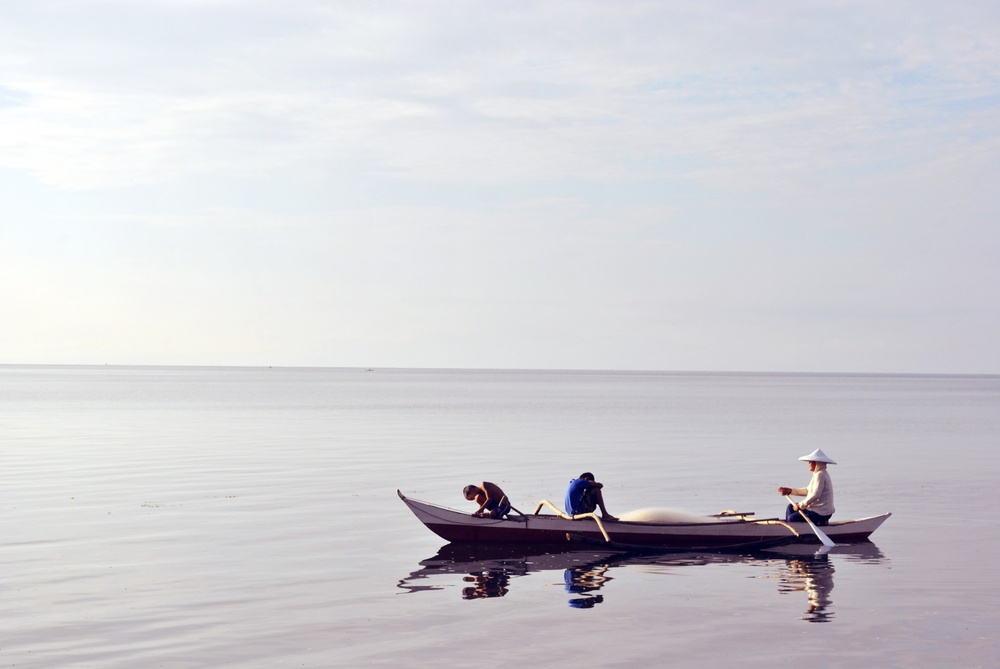
#> input picture otsu-method/boat.jpg, 1000 x 669 px, shrunk from 1872 x 1253 before the run
$ python otsu_method.py
#> lines starting #> are read from the running program, lines starting #| are printed output that depends on the picture; after the words box and inside, x2 and y2 are one past the last pixel; in counts of white or black regions, pixels touching at a corner belong together
"""OpenCV's Otsu thresholding call with reproducible, headless outputs."""

from __future__ import annotations

import argparse
from pathlib import Path

import cv2
import matplotlib
import numpy as np

matplotlib.use("Agg")
from matplotlib import pyplot as plt  # noqa: E402


SCRIPT_DIR = Path(__file__).resolve().parent
DEFAULT_INPUT = SCRIPT_DIR / "boat.jpg"
DEFAULT_OUTPUT_DIR = SCRIPT_DIR / "outputs"


def call_otsu_threshold(
    img_title: str | Path = DEFAULT_INPUT,
    is_reduce_noise: bool = False,
    output_dir: str | Path | None = None,
) -> tuple[float, np.ndarray]:
    """Apply OpenCV Otsu thresholding and optionally save plots and output."""
#> called with is_reduce_noise = False

    image_path = Path(img_title).expanduser().resolve()
    image = cv2.imread(str(image_path), cv2.IMREAD_GRAYSCALE)
#> image: shape (669, 1000); min 0, max 255, mean 208.4
    if image is None:
        raise FileNotFoundError(f"Could not read grayscale image: {image_path}")

    processed = cv2.GaussianBlur(image, (5, 5), 0) if is_reduce_noise else image
    threshold, binary = cv2.threshold(
        processed, 0, 255, cv2.THRESH_BINARY | cv2.THRESH_OTSU
    )
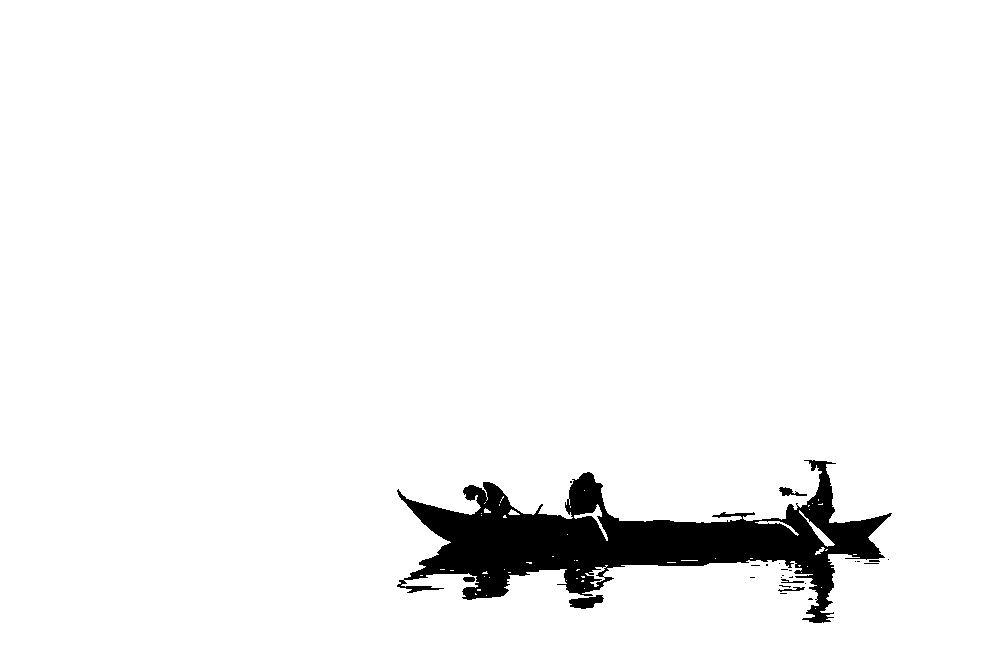
#> binary: shape (669, 1000); 95.7% white; 25 black regions (18 under 20 px), largest, box (x1, y1, x2, y2) and area: (397, 460, 892, 623) 28309, (569, 595, 604, 609) 305, (779, 487, 807, 496) 122
#> threshold = 132

    if output_dir is not None:
        destination = Path(output_dir).expanduser().resolve()
        destination.mkdir(parents=True, exist_ok=True)

        figure, axis = plt.subplots()
        axis.hist(processed.reshape(-1), bins=256, range=(0, 256))
        axis.set(xlabel="Intensity", ylabel="Pixel count")
        figure.tight_layout()
        figure.savefig(destination / "input-histogram.png", dpi=160)
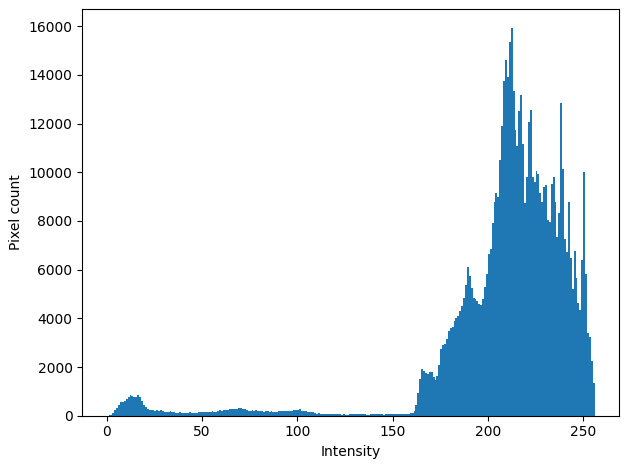
#> figure drawn by matplotlib, 1 panel; tallest bar 15911 high, from x = 212 to 213
        plt.close(figure)

        figure, axis = plt.subplots()
        axis.hist(binary.reshape(-1), bins=256, range=(0, 256))
        axis.set(xlabel="Intensity", ylabel="Pixel count")
        figure.tight_layout()
        figure.savefig(destination / "binary-histogram.png", dpi=160)
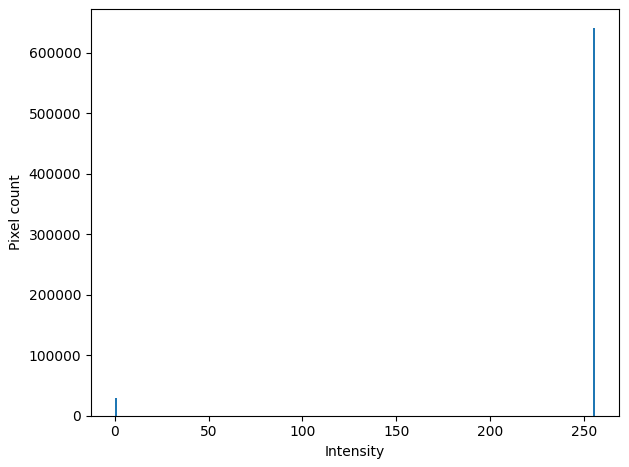
#> figure drawn by matplotlib, 1 panel; tallest bar 639993 high, from x = 255 to 256
        plt.close(figure)

        output_path = destination / "otsu-opencv.png"
        if not cv2.imwrite(str(output_path), binary):
            raise OSError(f"Could not write output image: {output_path}")

    return threshold, binary


def build_parser() -> argparse.ArgumentParser:
    parser = argparse.ArgumentParser(description="Apply OpenCV Otsu thresholding.")
    parser.add_argument("--input", type=Path, default=DEFAULT_INPUT)
    parser.add_argument("--output-dir", type=Path, default=DEFAULT_OUTPUT_DIR)
    parser.add_argument("--blur", action="store_true")
    return parser


def main(argv: list[str] | None = None) -> int:
    args = build_parser().parse_args(argv)
    threshold, _ = call_otsu_threshold(
        args.input, is_reduce_noise=args.blur, output_dir=args.output_dir
    )
#> threshold = 132
    print(f"OpenCV Otsu threshold: {threshold:g}")
#| OpenCV Otsu threshold: 132
    print(f"Saved outputs under: {args.output_dir.expanduser().resolve()}")
    return 0


if __name__ == "__main__":
    raise SystemExit(main())
#> (the program exits here)
